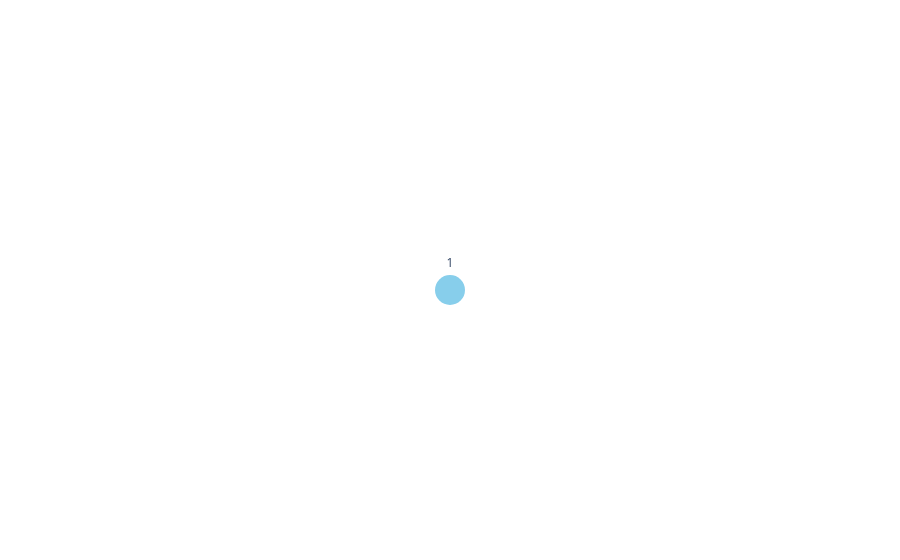

Notebook code for this chart:
### Code cell
tree = Tree(operator_set=op)
tree.generate(max_depth=5, method='ramped_half_and_half')
fig = tree.plot()
fig.show()

### Figure 1 — Plotly figure (JSON) as saved in the notebook; plotly's stock layout.template omitted (floating-point values rounded to 4 significant figures)
{"data": [{"hoverinfo": "none", "line": {"color": "gray", "width": 2}, "mode": "lines", "type": "scatter", "x": [], "y": []}, {"hoverinfo": "text", "marker": {"color": ["skyblue"], "size": 30}, "mode": "markers+text", "text": ["1"], "textposition": "top center", "type": "scatter", "x": [0.5], "y": [0]}], "layout": {"plot_bgcolor": "white", "showlegend": false, "xaxis": {"showgrid": false, "showticklabels": false, "zeroline": false}, "yaxis": {"showgrid": false, "showticklabels": false, "zeroline": false}}}
